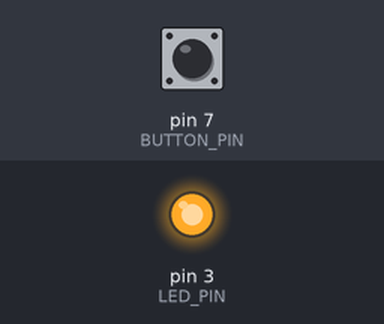
The sketch below on a simulated Arduino Uno, built with avr-gcc and run on an emulated ATmega328P. Parts: output pins drawn as LEDs (lit = HIGH). Dashed ring = blinking. The test bench sets the inputs (shaded band); at power-on: pin 7 (BUTTON_PIN) HIGH.

Above: at 1.2 s.
1.3 s: pin 7 (BUTTON_PIN) pulled LOW for 3.2 s
At 3.1 s:
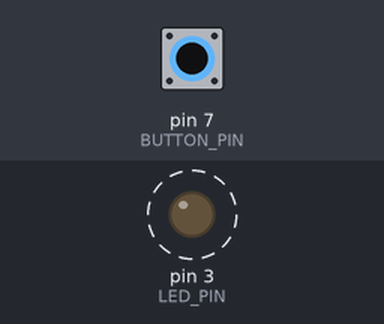
6.8 s: pin 7 (BUTTON_PIN) pulled LOW for 0.15 s
At 8.5 s:
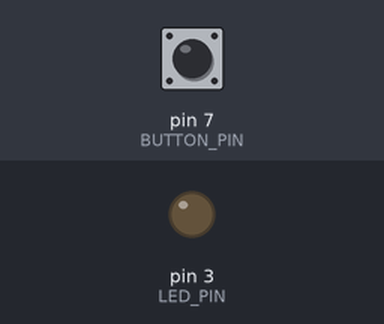
9.9 s: pin 7 (BUTTON_PIN) pulled LOW for 1 s
At 12.9 s:
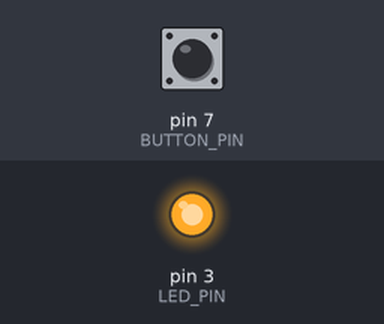
Timing chart, 0 to 14.4 s (numbered marks = the images above; inputs shaded):
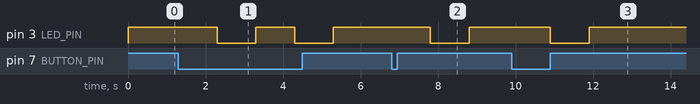

The sketch:

software_button.ino
```cpp
const int BUTTON_PIN = 7;  // 按鍵的接腳
const int LED_PIN =  3;    // LED燈的接腳
int buttonState = 0;       // 按鈕的狀態

void setup() {
  pinMode(LED_PIN, OUTPUT);           //設定LED的PIN腳為輸出
  pinMode(BUTTON_PIN, INPUT_PULLUP);  //設定按鈕的接腳為輸入，因為我們要讀取它的狀態
}

void loop() {
  buttonState = digitalRead(BUTTON_PIN); //讀取按鍵的狀態

  if(buttonState == LOW){          //如果按鍵按了
    digitalWrite(LED_PIN, HIGH);   //LED就亮了
    delay (1000);                  //延遲1秒
    digitalWrite(LED_PIN, LOW);    //LED就暗了
    delay (1000);                  //延遲1秒
  }
  else{
    digitalWrite(LED_PIN, HIGH);   //未開開關狀況下LED燈維持恆亮
  }
}
```

Measured:
- after the input at 1.3 s, pin 3 (LED_PIN): alternates HIGH for 1.0 s and LOW for 1.0 s, starting after 1.0 s
- after the input at 6.8 s, pin 3 (LED_PIN): HIGH → LOW after 1.0 s, → HIGH 1.0 s later
- after the input at 9.9 s, pin 3 (LED_PIN): HIGH → LOW after 1.0 s, → HIGH 1.0 s later
